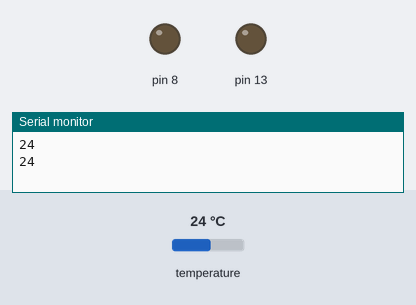
A sketch run on a simulated Arduino Uno, built with avr-gcc and run on an emulated ATmega328P. Shown: output pins drawn as LEDs (lit = HIGH), the last lines printed to the serial monitor. Inputs (shaded band) come from the test bench; at power-on: temperature 24 °C.

Above: at 3.5 s.
3.6 s: temperature set to 29.6 °C
5.1 s: temperature set to 30.6 °C
At 6.1 s:
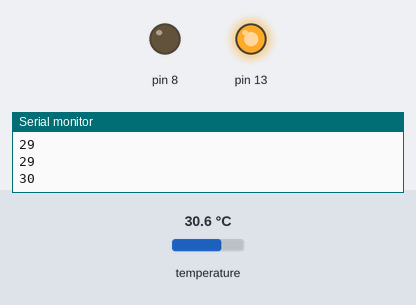
7.2 s: temperature set to 39.2 °C
8.9 s: temperature set to 40.7 °C
At 10.5 s:
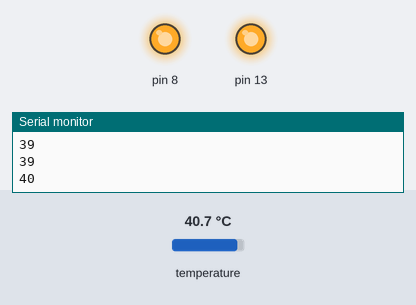
11.2 s: temperature set to 12 °C
At 12.1 s:
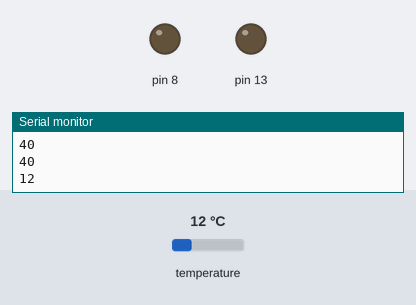
13.2 s: temperature set to 33 °C
At 14.9 s:
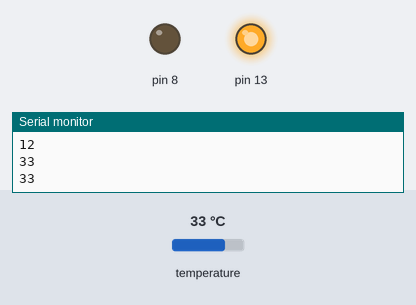
Timing chart, 0 to 16.2 s (numbered marks = the images above; inputs shaded):
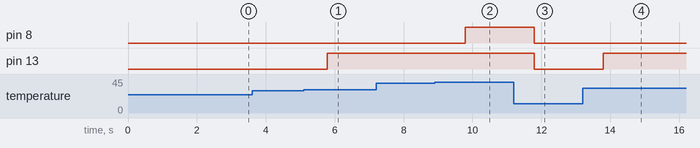

Measured:
- the behaviour switches between 29.9 and 30 °C on temperature (found by bisection; images 0 and 1)
- the behaviour switches between 39.9 and 40 °C on temperature (found by bisection; images 1 and 2)
- after the input at 5.1 s, pin 13: LOW → HIGH after 0.68 s
- after the input at 8.9 s, pin 8: LOW → HIGH after 0.89 s
- after the input at 11.2 s, pin 8, pin 13: HIGH → LOW after 0.59 s
- after the input at 13.2 s, pin 13: LOW → HIGH after 0.59 s

The sketch:

Lab14_Temp_Control.ino
```cpp
#include <Streaming.h>
#include <OneWire.h>
#include <DallasTemperature.h>

#define DS18B20_pin 7  // 定義常數
const unsigned long IntervalTime = 1000;
const unsigned int AlarmTemp = 40;  //警戒溫度
const unsigned int UpperTemp = 30;  //上限溫度

unsigned long CurrTime, PrevTime;

OneWire ds(DS18B20_pin);  // 　初始化 ds 物件
DallasTemperature DS18B20(&ds); // 初始化 DS18B20 物件

void setup(void)  {

  pinMode(13, OUTPUT);
  pinMode(8, OUTPUT);
 Serial.begin(9600);
  DS18B20.begin(); // 啟動 DS18B20
  PrevTime = millis();
}

void loop()
{
  CurrTime = millis();
  if (CurrTime -PrevTime > IntervalTime)
  {  //　每隔一秒偵測一次溫度
    DS18B20.requestTemperatures(); //由 DS18B20 物件，偵測環境溫度
    int val = DS18B20.getTempCByIndex(0); // 取得溫度值
    Serial << val << endl;  //顯示溫度

    if (val >= UpperTemp)  //若到達上限溫度 點亮pin13綠燈
      digitalWrite(13, HIGH);
    else
      digitalWrite(13, LOW);
    if (val >= AlarmTemp)  //若到達警戒溫度 發出警報聲
      digitalWrite(8, HIGH);
    else
      digitalWrite(8, LOW);
    PrevTime = CurrTime;
  }
}
```
